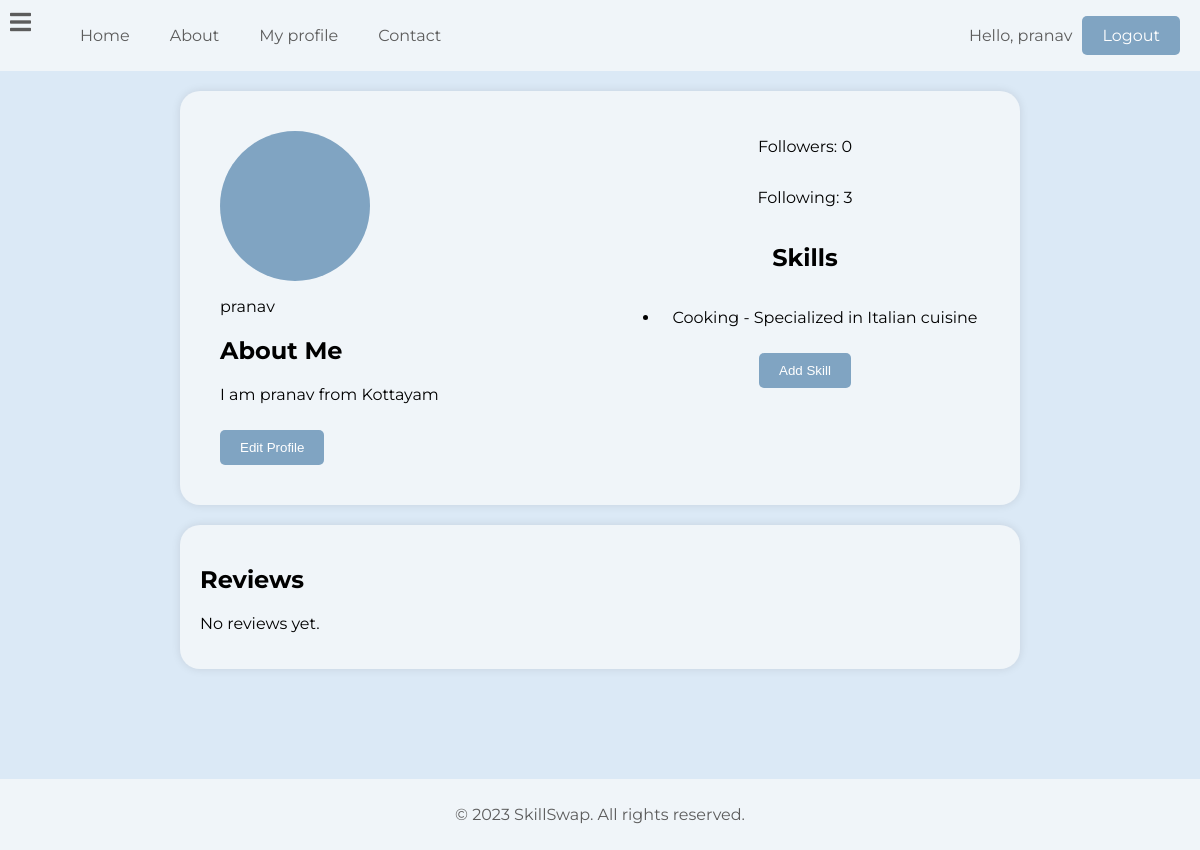
The app's page /profile/ (signed in), older data.
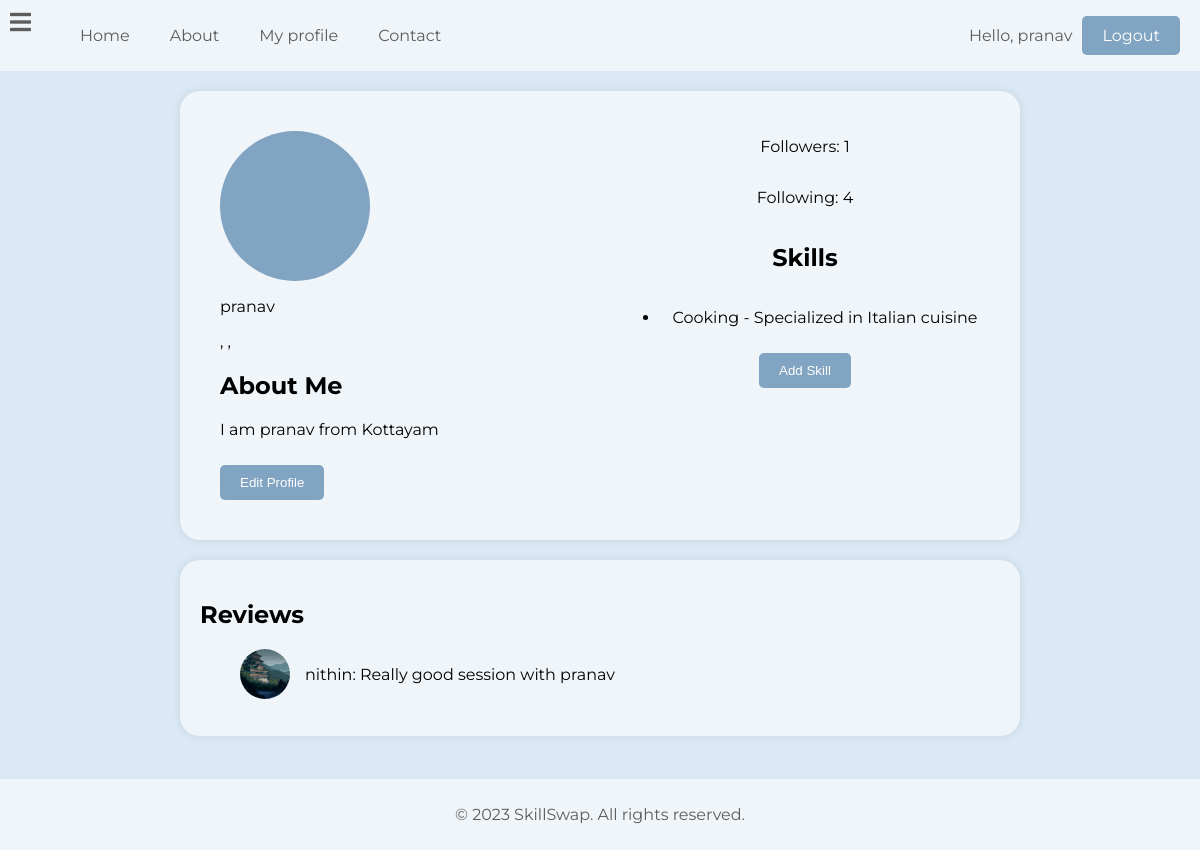
The same page, newer data.
### Skill/models.py (models this page shows, shortened)
class CustomUser(AbstractUser):
    email = models.EmailField(unique=True)
    profile_picture = models.ImageField(
        upload_to='profile_pictures/', null=True, blank=True)
    about_me = models.TextField(null=True, blank=True)
    def followers_count(self):
        return Follower.objects.filter(Q(following=self) & Q(is_following=True)).count()
    def following_count(self):
        return Follower.objects.filter(follower=self, is_following=True).count()

class UserSkill(models.Model):
    user = models.ForeignKey(
        CustomUser, on_delete=models.CASCADE, related_name='skills')
    name = models.CharField(max_length=255)
    description = models.TextField()

class Review(models.Model):
    sender = models.ForeignKey(
        settings.AUTH_USER_MODEL, on_delete=models.CASCADE, related_name='sent_reviews')
    receiver = models.ForeignKey(
        settings.AUTH_USER_MODEL, on_delete=models.CASCADE, related_name='received_reviews')
    skill_session = models.ForeignKey(
        SkillSession, on_delete=models.CASCADE, related_name='reviews')
    text = models.TextField()
    created_at = models.DateTimeField(auto_now_add=True)

### Skill/views.py (the view)
# urls.py: path('profile/', views.view_profile, name='profile'),
@login_required(login_url='login')
@never_cache
def view_profile(request):
    user_profile = CustomUser.objects.get(id=request.user.id)
    received_reviews = user_profile.received_reviews.all()
    try:
        user_location = UserLocation.objects.get(user=user_profile)
    except UserLocation.DoesNotExist:
        user_location = None
    user_skills = user_profile.skills.all()
    is_following = False
    if request.user.is_authenticated:
        is_following = Follower.objects.filter(
            follower=request.user, following=user_profile).exists()
    return render(request, 'profile.html', {
        'user_profile': user_profile,
        'user_skills': user_profile.skills.all(),
        'user_location': user_location,
        'is_following': is_following,
        'received_reviews': received_reviews,
    })

### Skill/templates/profile.html (shortened to what this page needs)
{% load static %}
<!DOCTYPE html>
<html lang="en">
<head>
    <link rel="stylesheet" href="https://cdnjs.cloudflare.com/ajax/libs/font-awesome/5.15.3/css/all.min.css">
</head>
<body>
    <header>
        {% if user == request.user %}<i class="fas fa-bars sidebar-button" onclick="toggleSidebar()"></i>{% endif %}
        <nav>
            <ul>
                <li><a href="{% url 'home' %}">Home</a></li>
                <li><a href="{% url 'about_us' %}">About</a></li>
                <li><a href="{% url 'profile' %}">My profile</a></li>
                <li><a href="{% url 'contact' %}">Contact</a></li>
            </ul>
        </nav>
        <div class="user-info">
            <p>Hello, {{ user.username }}</p>
            <a href="{% url 'logout' %}" class="btn btn-primary" id="logout-link">Logout</a>
        </div>
    </header>
    <div class="profile-container">
        <div class="profile-left">
            {% if user.profile_picture %}
                <div class="profile-picture" style="background-image: url('{{ user.profile_picture.url }}');"></div>
            {% else %}
                <div class="profile-picture" style="background-image: url('/static/Images/profile.jpg');"></div>
            {% endif %}
            <p>{{ user.username }}</p>
            {% if user_location %}
                <p>
                    {{ user_location.city }}, {{ user_location.state }}, {{ user_location.country }}
                </p>
            {% endif %}
            <h2>About Me</h2>
            <p>
                {{ user.about_me }}
            </p>
            {% if user == request.user %}
                <a href="{% url 'edit_profile' %}"><button class="edit-profile-button">Edit Profile</button></a>
            {% endif %}
        </div>
        <div class="profile-right">
            <p>Followers: {{ user.followers_count }}</p>
            <p>Following: {{ user.following_count }}</p>
            <h2>Skills</h2>
            <ul>
                {% for skill in user_skills %}
                    <li>{{ skill.name }} - {{ skill.description }}</li>
                {% endfor %}
            </ul>
            {% if user == request.user %}
                <a href="{% url 'add_skill' %}"><button class="add-skill-button">Add Skill</button></a>
            {% endif %}
        </div>
    </div>
    <div class="reviews-container">
        <h2>Reviews</h2>
        {% if received_reviews %}
            <ul>
                {% for review in received_reviews %}
                    <li class="review-card">
                        <div class="review-profile-picture" style="background-image: url('{{ review.sender.profile_picture.url }}');"></div>
                        <div class="review-text">
                            <p>{{ review.sender.username }}: {{ review.text }}</p>
                        </div>
                    </li>
                {% endfor %}
            </ul>
        {% else %}
            <p>No reviews yet.</p>
        {% endif %}
    </div>
    <footer>
        <p>&copy; 2023 SkillSwap. All rights reserved.</p>
    </footer>
</body>
</html>

Row changes from the older to the newer data that the page shows:
changed CustomUser "pranav": followers_count "0" → "1"; following_count "3" → "4"
added Review: sender.profile_picture (picture), sender.username "nithin", text "Really good session with pranav"
Text that changed along with them:
text no longer shown: "No reviews yet."
